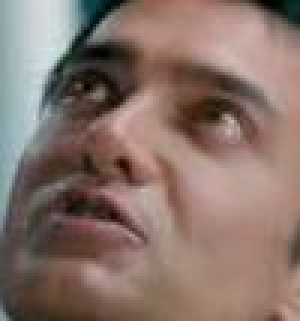
#> input picture a1_TrainingPhotos/Amir_1 - Copy.jpg, 100 x 107 px (shown 3 times larger); its folder holds 4 pictures in this run
$ jupyter execute --allow-errors b1_FR_Model.ipynb   (shell and % lines are left out)
#> lines starting #> are read from the running program, lines starting #| are printed output that depends on the picture
###Set working directory

[cell 1]
from google.colab import drive
drive.mount('/content/drive')

[cell 2]
%cd /content/drive/My Drive/Face_Recognition_with_SVM/
# !ls

###Import essential libraries

[cell 3]
from PIL import Image
import os
import re

import matplotlib.pyplot as plt
import numpy as np

import pylab as pl
from matplotlib import pyplot as plt
from sklearn.model_selection import train_test_split
from sklearn.model_selection import GridSearchCV
from sklearn.metrics import classification_report
from sklearn.decomposition import PCA
from sklearn.svm import SVC

from skimage.feature import hog

###Obtain image feature & label

[cell 4]
folder='a1_TrainingPhotos/' # location of training images
images = []
i=0

X=[]
Y=[]

for filename in os.listdir(folder):   # run the loop for all files in training folder
    img = Image.open(os.path.join(folder,filename)) # open image
#> img is the input picture: PIL image 100x107 RGB; mean R, G, B 136.1, 114.8, 106.6

    img=img.resize([32,64])  # resize image  to a fixed size
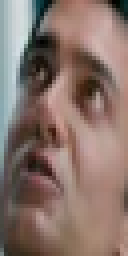
#> img: PIL image 32x64 RGB (shown 4 times larger); mean R, G, B 136.1, 114.8, 106.6

    fd, hog_image = hog(img, orientations=9, pixels_per_cell=(4, 4), cells_per_block=(2, 2), visualize=True, channel_axis=-1)
#> fd = 3780 values, max 0.483 at index 736, min 0 at index 1, mean 0.111
#> pass 3 of the loop `for filename in os.listdir(folder):`:
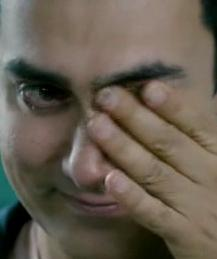
#> input picture a1_TrainingPhotos/Amir_10.jpg, 217 x 259 px
#> img is the input picture: PIL image 217x259 RGB; mean R, G, B 103, 93.7, 81
#> `img=img.resize([32,64])`:
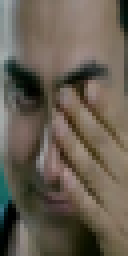
#> img: PIL image 32x64 RGB (shown 4 times larger); mean R, G, B 103.1, 93.8, 81.1
#> fd = 3780 values, max 0.486 at index 885, min 0 at index 2, mean 0.109
#> the loop made 4 passes; the first 3 are shown

    X.append(fd)

    # obtain training labels from file name

    if re.match("Amir*", filename):
      Yt=0
    elif re.match("Jaya*", filename):
      Yt=1
    elif re.match("Hir*", filename):
      Yt=2
    elif re.match("Anupam*", filename):
      Yt=3
    else:
      Yt=4

    Y.append(Yt)

    i=i+1

[cell 5]
fd.shape
#> Out = (3780,)

[cell 6]
target_names=['AamirKhan', 'JayaBadhuri', 'HritikRoshan', 'AnupamKher']
#> target_names = ['AamirKhan', 'JayaBadhuri', 'HritikRoshan', 'AnupamKher']
